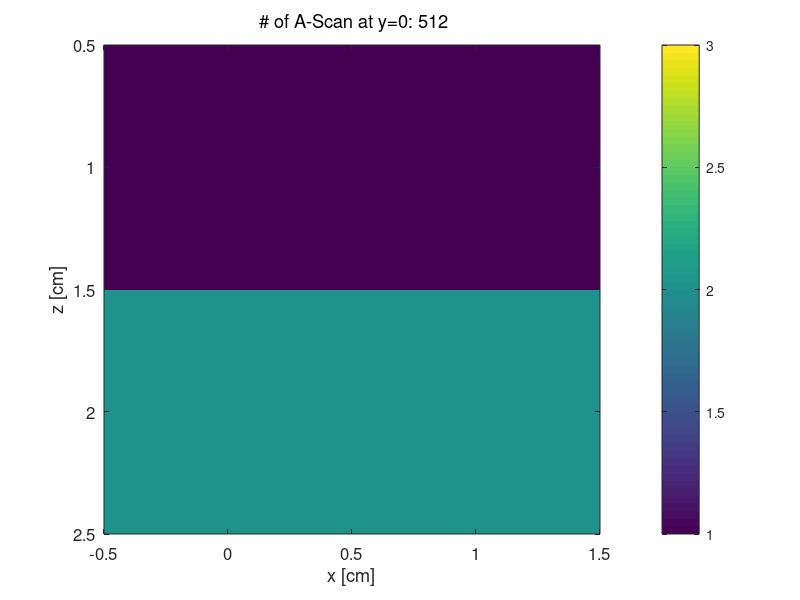

This figure's MATLAB source: (Note: this script raises an error after producing the figure.)
% RMT
% Description: This creates the tissue and simualtor parameters
%% Simulation Parameters


clear
format compact
clc
home

%%% USER CHOICES %%%%%%%% <-------- You must set these parameters ------
SAVEON      = 1;        % 1 = save myname_T.bin, myname_H.mci 
                        % 0 = don't save. Just check the program.

% Set Monte-Carlo environment size and time of simulation
cd('C:\Users\raphi\Documents\Doctorat\Uday simulation\data') % RMT files location
myname      = 'tissue';% Name of the saved file
time_min    = 1;      	% Time of the simulation if the number of photon is not specified.
Nphotons    = 1e7;      % Number of photons used in the simulation. Overwrites the time of simulation
Nbins       = 2;    	% # of bins in each dimension of cube Nbins     
binsize     = 1; 	    % size of each bin, eg. [mm] 

% Bias scattering parameters
a_coef      = 0.9;      % Biasing coefficient of the importance sampling
p           = 0.5;      % Probability of additional bias scattering.

% Detector parameters. The detector correspond to the beam at the exit of
% the imaging lens.
N_det       = 800;      % Number of detector in the simulation. They are positioned on a line Span_det long equaly spaced. It corresponds to the number of Alines in a Bscan.
span_det    = 1;        % Number of 
cos_accept  = 0.99619;  % Cosine of the accepted angle of photon being detected Bugged. Need to be added in the .c
det_radius  = 0.001;    % Radius of the detector [cm] at the detector (warning, in the case of OCT, this would be the beam radius at the imaging lens) Need to be added in the .c


% Set Monte Carlo launch flags
mcflag      = 1;     	% launch: 0 = uniform beam, 1 = Gaussian
launchflag  = 0;        % 0 = let mcxyz.c calculate launch trajectory
                        % 1 = manually set launch vector.
boundaryflag = 2;       % 0 = no boundaries, 1 = escape at boundaries
                        % 2 = escape at surface only. No x, y, bottom z
                        % boundaries

% Sets position of source
xs          = 0;      	% x of source
ys          = 0;        % y of source
zs          = 0.0001;  	% z of source zs  Must be inside the simulation

% Set position of focus, so mcxyz can calculate launch trajectory
xfocus      = 0;        % set x,position of focus
yfocus      = 0;        % set y,position of focus
zfocus      = inf;    	% set z,position of focus (=inf for collimated beam)

% only used if mcflag == 0 or 1 or 3 (not 2=isotropic pt.)
radius      = 0.0100;   % 1/e radius of beam at tissue surface
waist       = 2.08e-3;  % 1/e2 radius of beam at focus

% only used if launchflag == 1 (manually set launch trajectory):
ux0         = 0;      % trajectory projected onto x axis
uy0         = 0;      % trajectory projected onto y axis
uz0         = sqrt(1 - ux0^2 - uy0^2); % such that ux^2 + uy^2 + uz^2 = 1

%% Prepare Monte Carlo 


Nx = Nbins;
Ny = Nbins;
Nz = Nbins;
dx = binsize;
dy = binsize;
dz = binsize;
x  = ([1:Nx]'-Nx/2)*dx;
y  = ([1:Ny]'-Ny/2)*dy;
z  = [1:Nz]'*dz;
zmin = min(z);
zmax = max(z);
xmin = min(x);
xmax = max(x);

if isinf(zfocus), zfocus = 1e12; end

zsurf = 0.000; %position of air/skin surface

%% Create tissue

Nt = 3;

%Optical properties, absorption, dispersion and anisotropy. [mm]
muav(1)  = 0.0001;
musv(1)  = 0.0001;
gv(1)    = 0.99;
nr(1)    = 1.3;
muav(2)  = 0.0577;
musv(2)  = 0.2965;
gv(2)    = 0.5;
nr(2)    = 1.3;
muav(3)  = 1;
musv(3)  = 200;
gv(3)   = 0.8;
nr(3)    = 1.3;

% Adding reflection chances
mr(1) = 0;
mr(2) = 0;
mr(3) = 0;

% Creating the tissue shape
T = double ( zeros (Ny ,Nx ,Nz));

%Assigning the tissue type
T(:) = 2;
T(:,:,1) = 1;

 
%% WRITE FILES
if SAVEON
    
    % convert T to linear array of integer values, v(i)i = 0;
    v = uint8(reshape(T,Ny*Nx*Nz,1));
    % Write myname_H.mci file
    %   which contains the Monte Carlo simulation parameters
    %   and specifies the tissue optical properties for each tissue type.
    commandwindow
    disp(sprintf('--------create %s --------',myname))
    filename = sprintf('%s_H.mci',myname);
    fid = fopen(filename,'w');
        % run parameters
        fprintf(fid,'%0.0f\n',time_min);
        fprintf(fid,'%0.0f\n',Nphotons);
        fprintf(fid,'%0.4f\n',a_coef);
        fprintf(fid,'%0.4f\n',p);
        fprintf(fid,'%0.0f\n',N_det);
        fprintf(fid,'%d\n'   ,Nx);
        fprintf(fid,'%d\n'   ,Ny);
        fprintf(fid,'%d\n'   ,Nz);
        fprintf(fid,'%0.6f\n',dx);
        fprintf(fid,'%0.6f\n',dy);
        fprintf(fid,'%0.6f\n',dz);
        % launch parameters
        fprintf(fid,'%d\n'   ,mcflag);
        fprintf(fid,'%d\n'   ,launchflag);
        fprintf(fid,'%d\n'   ,boundaryflag);
        fprintf(fid,'%0.4f\n',xs);
        fprintf(fid,'%0.4f\n',ys);
        fprintf(fid,'%0.4f\n',zs);
        fprintf(fid,'%0.4f\n',xfocus);
        fprintf(fid,'%0.4f\n',yfocus);
        fprintf(fid,'%0.4f\n',zfocus);
        fprintf(fid,'%0.4f\n',ux0); % if manually setting ux,uy,uz
        fprintf(fid,'%0.4f\n',uy0);
        fprintf(fid,'%0.4f\n',uz0);
        fprintf(fid,'%0.4f\n',radius);
        fprintf(fid,'%0.4f\n',waist);
        fprintf(fid,'%0.4f\n',zsurf)
        % tissue optical properties
        fprintf(fid,'%d\n',Nt);
        for i=1:Nt
            fprintf(fid,'%0.4f\n',muav(i));
            fprintf(fid,'%0.4f\n',musv(i));
            fprintf(fid,'%0.4f\n',gv(i));
            fprintf(fid,'%0.4f\n',nr(i));
            fprintf(fid,'%0.4f\n',mr(i));
        end
    fclose(fid);

    % write myname_T.bin file
    filename = sprintf('%s_T.bin',myname);
    disp(['create ' filename])
    fid = fopen(filename,'wb');
    fwrite(fid,v,'uint8');
    fclose(fid);

    
end % SAVEON


%% Look at structure of Tzx at iy=Ny/2
Txzy = shiftdim(T,1);   % Tyxz --> Txzy
Tzx  = Txzy(:,:,round(Ny/2))'; % Tzx

figure(2); clf
sz = 12;  fz = 10; 
imagesc(x,z,Tzx,[1 Nt])
hold on
set(gca,'fontsize',sz)
xlabel('x [cm]')
ylabel('z [cm]')
title('\rm # of A-Scan at y=0: 512')
colorbar
cmap = makecmap(Nt);
colormap(cmap)
set(colorbar,'fontsize',1)
% label colorbar
zdiff = zmax-zmin;

disp('done')

